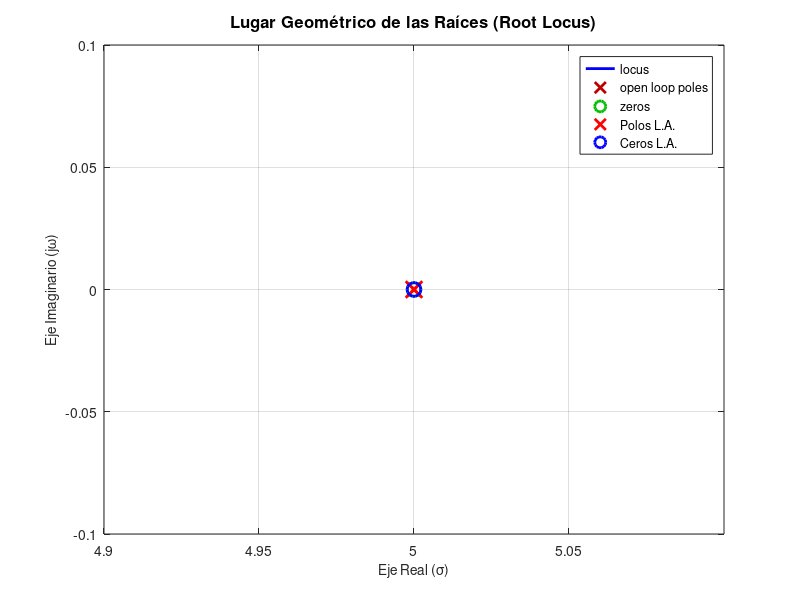

MATLAB code for this plot:
% =========================================================================
% Instituto Tecnológico de Costa Rica (ITCR)
% Escuela de Ingeniería Electrónica
% EL-5409 Laboratorio de Control Automático
% Profesor: Ing. Luis C. Rosales
%
% Proyecto Individual 2: Tabla de Routh-Hurwitz y Root Locus
% Estudiante: Álvarez Álvarez Lesly Mariana
% II Semestre 2026
% =========================================================================

clear; clc; close all;

fprintf('=====================================================\n');
fprintf('  ANÁLISIS DE ESTABILIDAD: ROUTH-HURWITZ Y ROOT LOCUS\n');
fprintf('=====================================================\n\n');

%% 1. Solicitud de entradas al usuario
fprintf('Ingrese los polos y ceros de la planta G(s).\n');
fprintf('Ejemplo de formato: [-1 -2] o [-1+2j -1-2j] o [] si no hay.\n\n');

ceros_la = input('Ingrese el vector de ceros de lazo abierto Z = ');
polos_la = input('Ingrese el vector de polos de lazo abierto P = ');
k_planta = input('Ingrese la ganancia escalar K0 de la planta (por defecto 1): ');

if isempty(k_planta)
    k_planta = 1;
end

%% 2. Construcción de la Función de Transferencia G(s)
% Expansión polinomial a partir de las raíces
poli_num = poly(ceros_la);
poli_den = poly(polos_la);

% Ajuste con la ganancia K0 de la planta
poli_num = k_planta * poli_num;

% Creación del objeto de función de transferencia
G = tf(poli_num, poli_den);

fprintf('\n-----------------------------------------------------\n');
fprintf('Función de Transferencia en Lazo Abierto G(s):\n');
fprintf('-----------------------------------------------------\n');
disp(G);

%% 3. Construcción de la Ecuación Característica
% Ecuación de lazo cerrado: 1 + K*G(s) = 0 => D(s) + K*N(s) = 0
k_eval = input('Ingrese un valor específico de ganancia K para la tabla de Routh (ej. 1): ');

if isempty(k_eval)
    k_eval = 1;
end

% Ajuste dinámico de dimensiones para poder sumar denominador y numerador
tam_num = length(poli_num);
tam_den = length(poli_den);
tam_max = max(tam_num, tam_den);

den_ajustado = [zeros(1, tam_max - tam_den), poli_den];
num_ajustado = [zeros(1, tam_max - tam_num), k_eval * poli_num];

poli_carac = den_ajustado + num_ajustado;

fprintf('\n-----------------------------------------------------\n');
fprintf('Ecuación Característica 1 + K*G(s) = 0 para K = %.2f:\n', k_eval);
fprintf('-----------------------------------------------------\n');

grado_polinomio = length(poli_carac) - 1;
texto_polinomio = 'Q(s) = ';

for i = 1:length(poli_carac)
    potencia = grado_polinomio - (i - 1);
    val = poli_carac(i);
    if potencia > 0
        texto_polinomio = [texto_polinomio, sprintf('%+.4g*s^%d ', val, potencia)];
    else
        texto_polinomio = [texto_polinomio, sprintf('%+.4g ', val)];
    end
end
fprintf('%s = 0\n', texto_polinomio);

%% 4. Construcción de la Matriz de Routh-Hurwitz
n = length(poli_carac) - 1; % Grado del polinomio
num_columnas = ceil((n + 1) / 2);
matriz_routh = zeros(n + 1, num_columnas);

% Rellenado de las dos primeras filas
matriz_routh(1, 1:length(poli_carac(1:2:end))) = poli_carac(1:2:end);
matriz_routh(2, 1:length(poli_carac(2:2:end))) = poli_carac(2:2:end);

% Cálculo recursivo de las filas restantes
valor_epsilon = 1e-6; % Tolerancia para evitar división entre cero

for i = 3:(n + 1)
    for j = 1:(num_columnas - 1)
        % Elemento pivote de la fila anterior
        pivote = matriz_routh(i - 1, 1);
        if abs(pivote) < 1e-12
            pivote = valor_epsilon;
        end
        
        numerador_val = pivote * matriz_routh(i - 2, j + 1) - matriz_routh(i - 2, 1) * matriz_routh(i - 1, j + 1);
        matriz_routh(i, j) = numerador_val / pivote;
    end
end

fprintf('\n-----------------------------------------------------\n');
fprintf('Matriz de Routh-Hurwitz:\n');
fprintf('-----------------------------------------------------\n');

for i = 1:(n + 1)
    fprintf('s^%d \t| ', n - i + 1);
    for j = 1:num_columnas
        fprintf('%10.4f ', matriz_routh(i, j));
    end
    fprintf('\n');
end

%% 5. Análisis de Estabilidad
primera_columna = matriz_routh(:, 1);
cambios_signo = 0;

for i = 1:(length(primera_columna) - 1)
    if (primera_columna(i) * primera_columna(i + 1)) < 0
        cambios_signo = cambios_signo + 1;
    end
end

fprintf('\n-----------------------------------------------------\n');
fprintf('JUSTIFICACIÓN Y EVALUACIÓN DE ESTABILIDAD:\n');
fprintf('-----------------------------------------------------\n');

if cambios_signo == 0 && all(primera_columna > 0)
    fprintf('ESTADO: EL SISTEMA ES ESTABLE (para K = %.2f)\n\n', k_eval);
    fprintf('Explicación:\n');
    fprintf('- Todos los valores de la primera columna de la tabla son positivos.\n');
    fprintf('- No existe ningún cambio de signo entre los elementos de esa columna.\n');
    fprintf('- Según el criterio de Routh-Hurwitz, esto garantiza que TODOS los polos\n');
    fprintf('  en lazo cerrado están en el semiplano izquierdo (estabilidad).\n');
else
    fprintf('ESTADO: EL SISTEMA ES INESTABLE (para K = %.2f)\n\n', k_eval);
    fprintf('Explicación:\n');
    fprintf('- Se detectaron %d cambio(s) de signo en la primera columna de la tabla.\n', cambios_signo);
    fprintf('- Según el criterio de Routh-Hurwitz, la cantidad de cambios de signo es igual\n');
    fprintf('  al número de polos inestables.\n');
    fprintf('- Por lo tanto, el sistema tiene %d polo(s) en el semiplano derecho del plano s.\n', cambios_signo);
end

%% 6. Generación del Gráfico del Lugar Geométrico de las Raíces (Root Locus)
figure('Name', 'Lugar Geométrico de las Raíces', 'NumberTitle', 'off');
rlocus(G);
hold on;

% Resaltar polos y ceros de lazo abierto
if ~isempty(polos_la)
    plot(real(polos_la), imag(polos_la), 'rx', 'MarkerSize', 12, 'LineWidth', 2, 'DisplayName', 'Polos L.A.');
end

if ~isempty(ceros_la)
    plot(real(ceros_la), imag(ceros_la), 'bo', 'MarkerSize', 10, 'LineWidth', 2, 'DisplayName', 'Ceros L.A.');
end

grid on;
title('Lugar Geométrico de las Raíces (Root Locus)', 'FontSize', 12);
xlabel('Eje Real (\sigma)', 'FontSize', 10);
ylabel('Eje Imaginario (j\omega)', 'FontSize', 10);
legend('Location', 'best');
hold off;

fprintf('\nGráfico de Root Locus generado exitosamente.\n');
